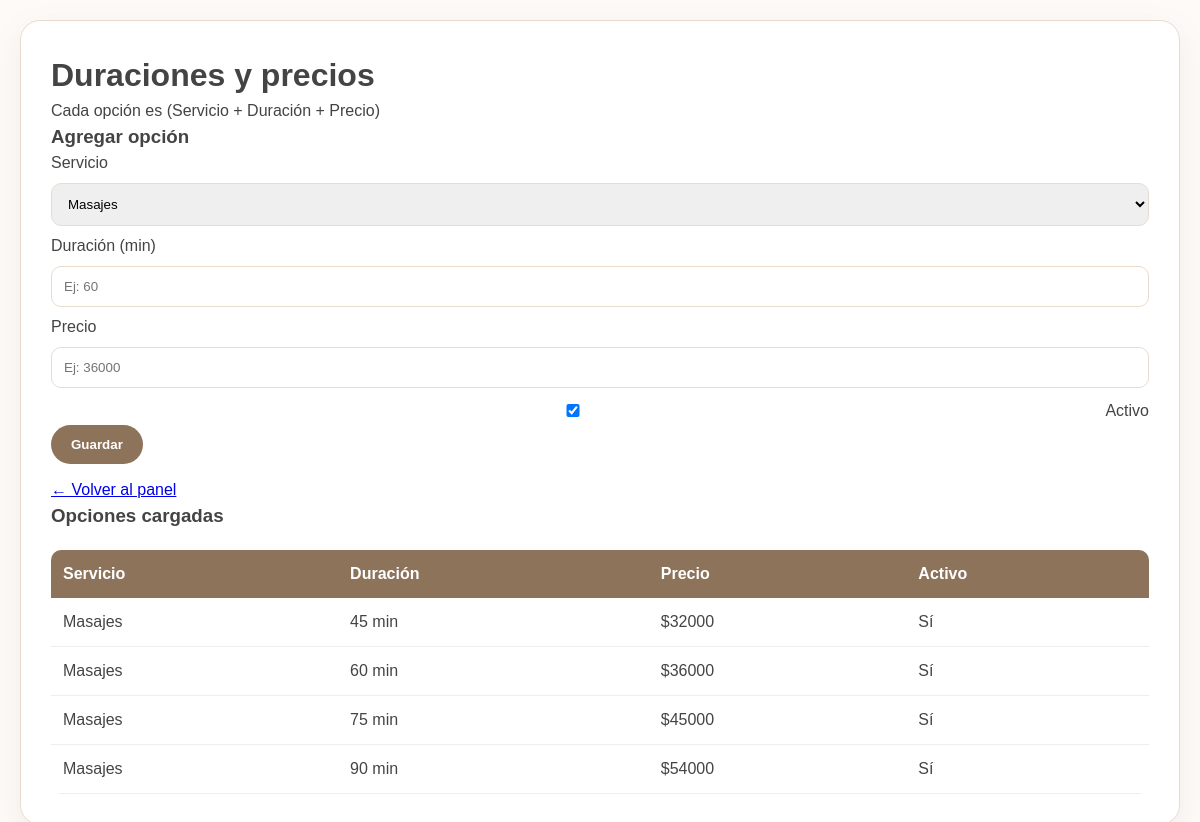
Before: /admin/opciones (signed in) with the older database file.
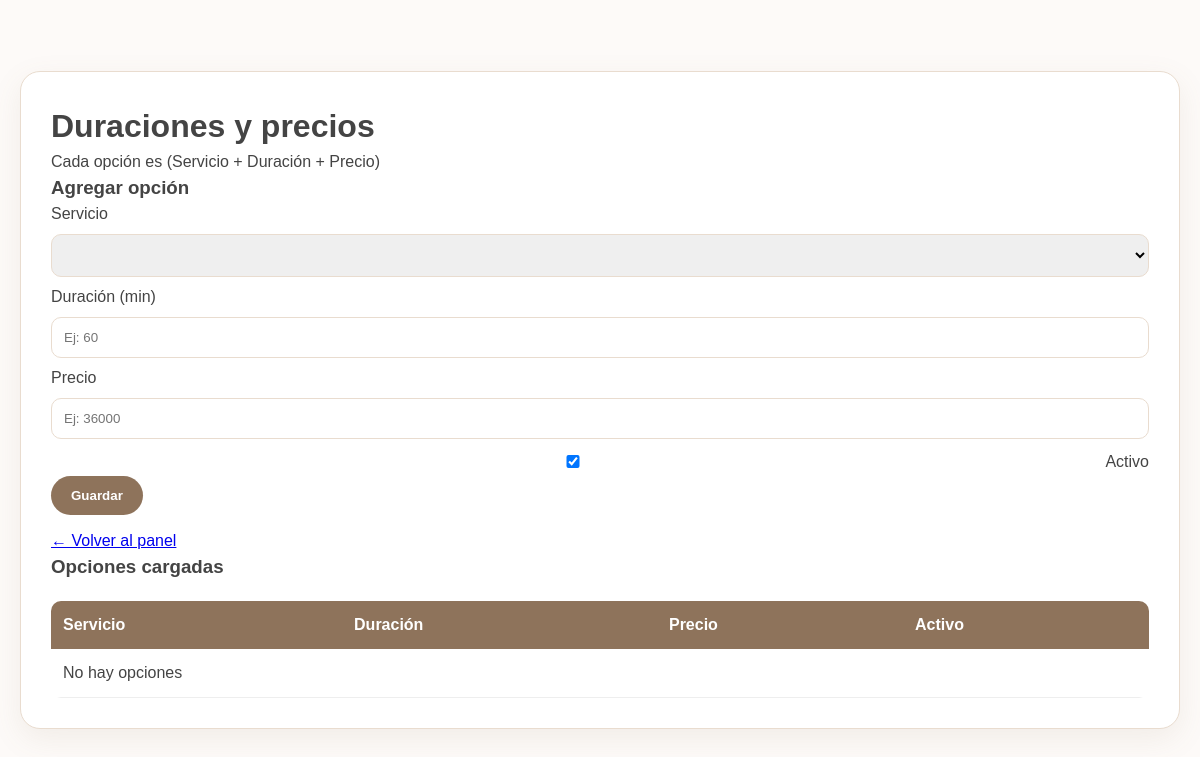
After: the same page with the newer database file.
### app.py (models this page shows)
class ServicioOpcion(db.Model):
    id = db.Column(db.Integer, primary_key=True)
    servicio_id = db.Column(db.Integer, db.ForeignKey("servicio.id"), nullable=False)
    duracion = db.Column(db.Integer, nullable=False)  # minutos
    precio = db.Column(db.Integer, nullable=False)
    activo = db.Column(db.Boolean, default=True)
    servicio = db.relationship("Servicio", backref="opciones")

class Servicio(db.Model):
    id = db.Column(db.Integer, primary_key=True)
    nombre = db.Column(db.String(120), nullable=False)
    activo = db.Column(db.Boolean, default=True)

### app.py (the view, shortened to what this page needs)
@app.route("/admin/opciones", methods=["GET", "POST"])
@admin_required
def admin_opciones():
    servicios = Servicio.query.order_by(Servicio.nombre).all()
    opciones = ServicioOpcion.query.join(Servicio).order_by(Servicio.nombre, ServicioOpcion.duracion).all()
    return render_template("admin_opciones.html", servicios=servicios, opciones=opciones)

### app.py (called while the page is built)
def admin_required(f):
    @wraps(f)
    def wrapper(*args, **kwargs):
        if not session.get("is_admin"):
            return redirect(url_for("admin_login"))
        return f(*args, **kwargs)
    return wrapper

### templates/admin_opciones.html (shortened to what this page needs)
<!DOCTYPE html>
<html lang="es">
<head>
  <link rel="stylesheet" href="/static/style.css">
</head>
<body>
  <div class="admin-container">
    <div class="page-header">
      <h1>Duraciones y precios</h1>
      <p class="subtitle">Cada opción es (Servicio + Duración + Precio)</p>
    </div>
    <div class="admin-grid">
      <div class="admin-card">
        <h3>Agregar opción</h3>
        <form method="POST">
          <label>Servicio</label>
          <select name="servicio_id" required>
            {% for s in servicios %}
              <option value="{{ s.id }}">{{ s.nombre }}</option>
            {% endfor %}
          </select>
          <label>Duración (min)</label>
          <input type="number" name="duracion" placeholder="Ej: 60" required>
          <label>Precio</label>
          <input type="number" name="precio" placeholder="Ej: 36000" required>
          <label style="display:flex; gap:10px; align-items:center;">
            <input type="checkbox" name="activo" checked>
            Activo
          </label>
          <button type="submit" class="btn-pro">Guardar</button>
        </form>
        <div style="margin-top:14px;">
          <a href="/admin">← Volver al panel</a>
        </div>
      </div>
      <div class="admin-card">
        <h3>Opciones cargadas</h3>
        <div class="table-wrap">
          <table>
            <thead>
              <tr>
                <th>Servicio</th>
                <th>Duración</th>
                <th>Precio</th>
                <th>Activo</th>
              </tr>
            </thead>
            <tbody>
              {% for o in opciones %}
                <tr>
                  <td>{{ o.servicio.nombre }}</td>
                  <td>{{ o.duracion }} min</td>
                  <td>${{ o.precio }}</td>
                  <td>{{ "Sí" if o.activo else "No" }}</td>
                </tr>
              {% else %}
                <tr><td colspan="4">No hay opciones</td></tr>
              {% endfor %}
            </tbody>
          </table>
        </div>
      </div>
    </div>
  </div>
</body>
</html>

### static/style.css (style rules this page uses)
* { margin: 0; padding: 0; box-sizing: border-box; }
:root { --primary: #8e735b; --bg-crema: #fdfaf8; --border: #e9dccf; --text: #444; }
body { background-color: var(--bg-crema); font-family: 'Montserrat', sans-serif; color: var(--text); line-height: 1.5; }
body:not(.admin-body) { display: flex; justify-content: center; align-items: center; min-height: 100vh; padding: 20px; }
.container, .formulario-card, .sucursal-card, .admin-container { background: white; padding: 30px; border-radius: 20px; border: 1px solid var(--border); box-shadow: 0 10px 30px rgba(142, 115, 91, 0.1); width: 100%; }
.table-wrap { overflow-x: auto; margin-top: 20px; background: white; border-radius: 10px; }
table { width: 100%; border-collapse: collapse; min-width: 800px; }
th { background: var(--primary); color: white; padding: 12px; text-align: left; }
td { padding: 12px; border-bottom: 1px solid #eee; }
.btn-pro, .btn-primary, .btn-reservar { background: var(--primary); color: white !important; padding: 12px 20px; border-radius: 50px; text-decoration: none; font-weight: bold; display: inline-block; border: none; cursor: pointer; transition: 0.3s; text-align: center; }
input, select, textarea { width: 100%; padding: 12px; margin: 8px 0; border: 1px solid var(--border); border-radius: 10px; }

Changed rows visible on the page:
removed ServicioOpcion: servicio.nombre "Masajes", duracion "45", precio "32000", activo "Sí"
removed ServicioOpcion: servicio.nombre "Masajes", duracion "60", precio "36000", activo "Sí"
removed ServicioOpcion: servicio.nombre "Masajes", duracion "75", precio "45000", activo "Sí"
removed ServicioOpcion: servicio.nombre "Masajes", duracion "90", precio "54000", activo "Sí"
Other visible differences:
form field servicio_id: "Masajes" → (not shown)
text now shown: "No hay opciones"
